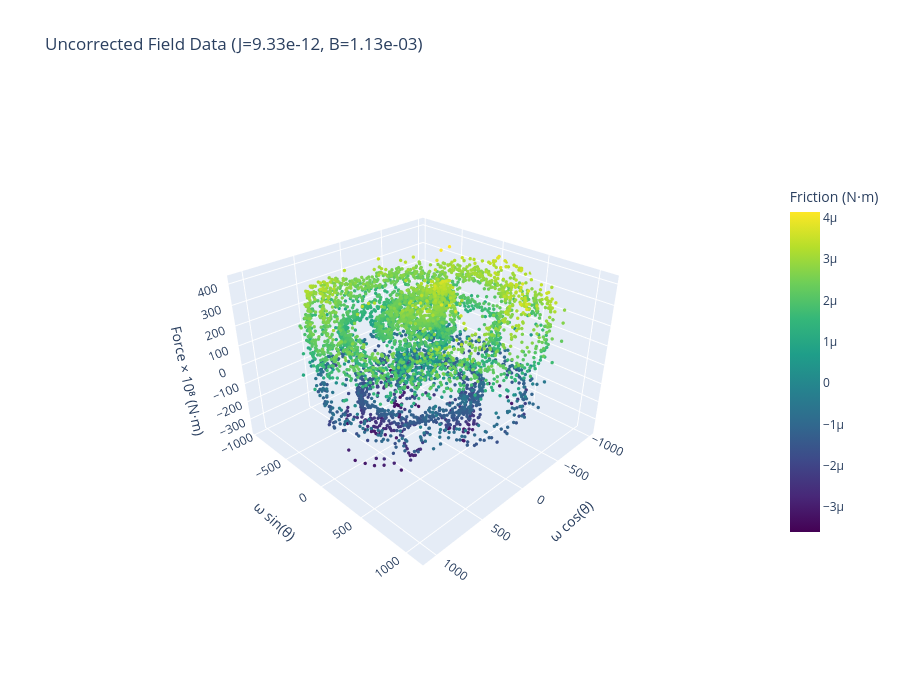
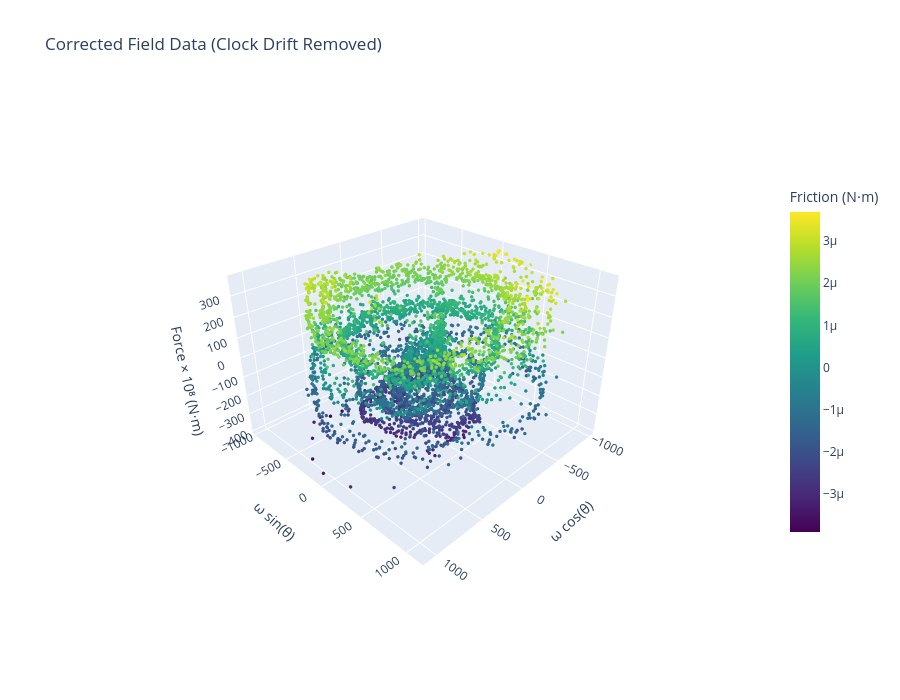

Notebook code cell kept with these figures, in order:
### Markdown cell above
## 3D Visualization: Friction in State Space

Compare friction surfaces for corrected vs uncorrected data using interactive Plotly 3D plots.

### Code cell
# 3D Visualization of Friction in State Space using Plotly
# Create two separate figures for side-by-side comparison

if frc_corrected is not None:
    # Wrap theta to [0, 2π] for visualization
    theta_wrapped = np.mod(theta_trk_trim, 2*np.pi)
    
    # Convert to Cartesian coordinates with radius offset
    omega_offset = omega_trk_trim - np.min(omega_trk_trim)
    xs = omega_offset * np.cos(theta_wrapped)
    ys = omega_offset * np.sin(theta_wrapped)
    
    # Scale friction for visibility
    zs_uncorrected = frc_uncorrected * 1e8
    zs_corrected = frc_corrected * 1e8
    
    # Calculate ranges for equal aspect ratio (use same for both)
    max_range = np.max([xs.max() - xs.min(), ys.max() - ys.min()]) / 2.0
    mid_x = (xs.max() + xs.min()) * 0.5
    mid_y = (ys.max() + ys.min()) * 0.5
    
    scene_layout = dict(
        xaxis=dict(title='ω cos(θ)', range=[mid_x - max_range, mid_x + max_range]),
        yaxis=dict(title='ω sin(θ)', range=[mid_y - max_range, mid_y + max_range]),
        zaxis=dict(title='Force × 10⁸ (N⋅m)'),
        aspectmode='manual',
        aspectratio=dict(x=1, y=1, z=0.7),
        camera=dict(eye=dict(x=1.5, y=1.5, z=1.2))
    )
    
    # Uncorrected plot
    fig_uncorrected = go.Figure(data=[go.Scatter3d(
        x=xs,
        y=ys,
        z=zs_uncorrected,
        mode='markers',
        marker=dict(
            size=2,
            color=frc_uncorrected,
            colorscale='Viridis',
            colorbar=dict(title='Friction (N⋅m)', x=1.02, len=0.7),
            showscale=True
        ),
        text=[f'θ={theta_wrapped[i]:.2f} rad<br>ω={omega_trk_trim[i]:.1f} rad/s<br>F={frc_uncorrected[i]:.2e} N⋅m'
              for i in range(len(frc_uncorrected))],
        hovertemplate='<b>Uncorrected</b><br>%{text}<extra></extra>'
    )])
    
    fig_uncorrected.update_layout(
        title=f'Uncorrected Field Data (J={J_INITIAL:.2e}, B={B_MAGNET_INITIAL:.2e})',
        scene=scene_layout,
        width=900,
        height=700
    )
    
    # Corrected plot
    fig_corrected = go.Figure(data=[go.Scatter3d(
        x=xs,
        y=ys,
        z=zs_corrected,
        mode='markers',
        marker=dict(
            size=2,
            color=frc_corrected,
            colorscale='Viridis',
            colorbar=dict(title='Friction (N⋅m)', x=1.02, len=0.7),
            showscale=True
        ),
        text=[f'θ={theta_wrapped[i]:.2f} rad<br>ω={omega_trk_trim[i]:.1f} rad/s<br>F={frc_corrected[i]:.2e} N⋅m'
              for i in range(len(frc_corrected))],
        hovertemplate='<b>Corrected</b><br>%{text}<extra></extra>'
    )])
    
    fig_corrected.update_layout(
        title=f'Corrected Field Data (Clock Drift Removed)',
        scene=scene_layout,
        width=900,
        height=700
    )
    
    # Show both plots
    fig_uncorrected.show()
    fig_corrected.show()
    
    print("\n✓ 3D friction visualization created")
    print("  Drag to rotate, scroll to zoom, hover for values")
    print("  First plot: Uncorrected field data")
    print("  Second plot: Corrected field data (clock drift removed)")
else:
    print("⚠ Cannot create 3D plot - corrected friction not computed")

### Figure 1 — Plotly figure (JSON) as saved in the notebook; plotly's stock layout.template omitted (floating-point values rounded to 4 significant figures; data arrays with more than 128 entries replaced by an {"elided": "..."} marker saying what was removed)
{"data": [{"hovertemplate": "<b>Uncorrected</b><br>%{text}<extra></extra>", "marker": {"color": {"elided": "5181 float values"}, "colorbar": {"len": 0.7, "title": {"text": "Friction (N⋅m)"}, "x": 1.02}, "colorscale": [[0, "#440154"], [0.1111, "#482878"], [0.2222, "#3e4989"], [0.3333, "#31688e"], [0.4444, "#26828e"], [0.5556, "#1f9e89"], [0.6667, "#35b779"], [0.7778, "#6ece58"], [0.8889, "#b5de2b"], [1, "#fde725"]], "showscale": true, "size": 2}, "mode": "markers", "text": {"elided": "5181 str values"}, "type": "scatter3d", "x": {"elided": "5181 float values"}, "y": {"elided": "5181 float values"}, "z": {"elided": "5181 float values"}}], "layout": {"height": 700, "scene": {"aspectmode": "manual", "aspectratio": {"x": 1, "y": 1, "z": 0.7}, "camera": {"eye": {"x": 1.5, "y": 1.5, "z": 1.2}}, "xaxis": {"range": [-1066.0, 1134.0], "title": {"text": "ω cos(θ)"}}, "yaxis": {"range": [-1032.0, 1167.0], "title": {"text": "ω sin(θ)"}}, "zaxis": {"title": {"text": "Force × 10⁸ (N⋅m)"}}}, "title": {"text": "Uncorrected Field Data (J=9.33e-12, B=1.13e-03)"}, "width": 900}}

### Figure 2 — Plotly figure (JSON) as saved in the notebook; plotly's stock layout.template omitted (floating-point values rounded to 4 significant figures; data arrays with more than 128 entries replaced by an {"elided": "..."} marker saying what was removed)
{"data": [{"hovertemplate": "<b>Corrected</b><br>%{text}<extra></extra>", "marker": {"color": {"elided": "5181 float values"}, "colorbar": {"len": 0.7, "title": {"text": "Friction (N⋅m)"}, "x": 1.02}, "colorscale": [[0, "#440154"], [0.1111, "#482878"], [0.2222, "#3e4989"], [0.3333, "#31688e"], [0.4444, "#26828e"], [0.5556, "#1f9e89"], [0.6667, "#35b779"], [0.7778, "#6ece58"], [0.8889, "#b5de2b"], [1, "#fde725"]], "showscale": true, "size": 2}, "mode": "markers", "text": {"elided": "5181 str values"}, "type": "scatter3d", "x": {"elided": "5181 float values"}, "y": {"elided": "5181 float values"}, "z": {"elided": "5181 float values"}}], "layout": {"height": 700, "scene": {"aspectmode": "manual", "aspectratio": {"x": 1, "y": 1, "z": 0.7}, "camera": {"eye": {"x": 1.5, "y": 1.5, "z": 1.2}}, "xaxis": {"range": [-1066.0, 1134.0], "title": {"text": "ω cos(θ)"}}, "yaxis": {"range": [-1032.0, 1167.0], "title": {"text": "ω sin(θ)"}}, "zaxis": {"title": {"text": "Force × 10⁸ (N⋅m)"}}}, "title": {"text": "Corrected Field Data (Clock Drift Removed)"}, "width": 900}}
